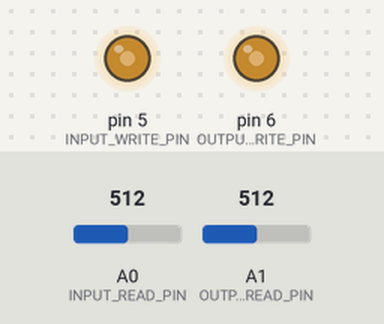
A sketch run on a simulated Arduino Uno, built with avr-gcc and run on an emulated ATmega328P. Parts: output pins drawn as LEDs (lit = HIGH). The inputs (shaded band) are chosen by the test bench; at power-on: A0 (INPUT_READ_PIN) = 512, A1 (OUTPUT_READ_PIN) = 512.

Above: at 1.2 s.
1.3 s: A0 (INPUT_READ_PIN) set to 716
At 2.4 s:
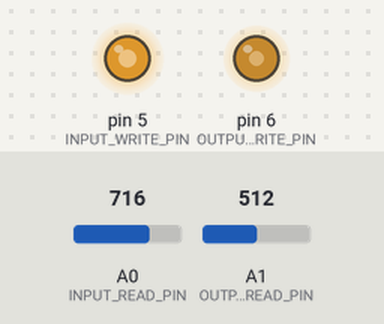
2.8 s: A1 (OUTPUT_READ_PIN) set to 716
At 3.9 s:
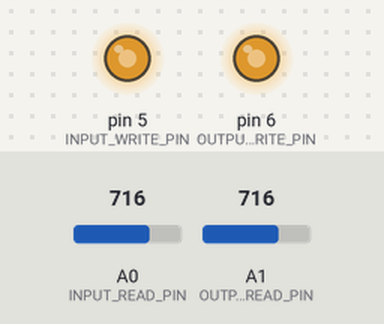
4.3 s: A0 (INPUT_READ_PIN) set to 900
At 5.4 s:
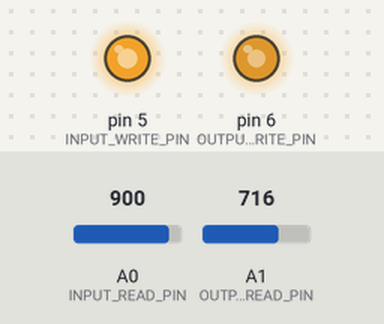
5.8 s: A1 (OUTPUT_READ_PIN) set to 900
At 6.9 s:
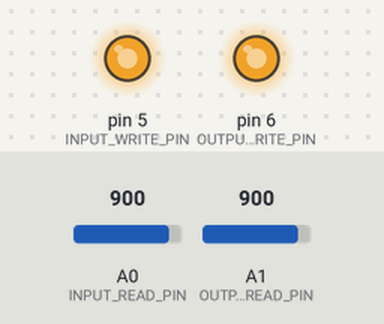
7.3 s: A0 (INPUT_READ_PIN) set to 511
At 8.5 s:
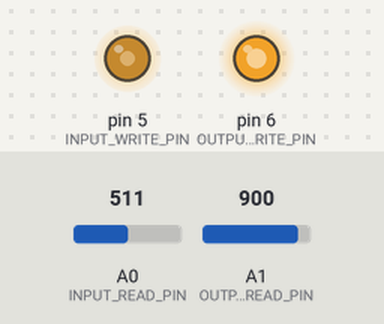
8.8 s: A1 (OUTPUT_READ_PIN) set to 122
At 9.3 s:
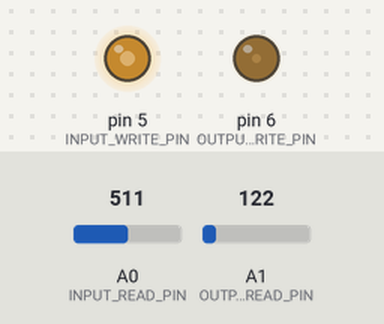
Timing chart, 0 to 11.3 s (numbered marks = the images above; inputs shaded):
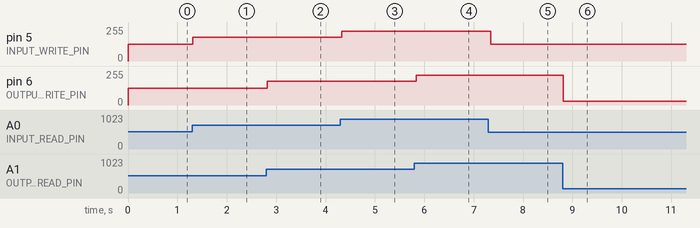

The sketch:

actuator_controller.ino
```cpp
/*
  Electronic Throttle Controller
  BREE504 Instrumentation and Control
  Author: Trevor Stanhope
  Version: 0.5
*/

const int INPUT_READ_PIN = 0;
const int INPUT_WRITE_PIN = 5;
const int OUTPUT_READ_PIN = 1;
const int OUTPUT_WRITE_PIN = 6;

const int BAUD = 9600;
const int INTERVAL = 50;
const int BUFFER_SIZE = 16;

char buffer[BUFFER_SIZE];
int input_read = 0;
int output_read = 0;
int input_write = 0;
int output_write = 0;

void setup() {
  pinMode(INPUT_READ_PIN, INPUT);
  pinMode(OUTPUT_READ_PIN, INPUT);
  pinMode(INPUT_WRITE_PIN, OUTPUT);
  pinMode(OUTPUT_WRITE_PIN, OUTPUT);
  Serial.begin(BAUD);
}

void loop() {
  // Input
  input_read = analogRead(INPUT_READ_PIN);
  input_write = map(input_read, 0, 1023, 0, 255);
  analogWrite(INPUT_WRITE_PIN, input_write);

  // Output
  output_read = analogRead(OUTPUT_READ_PIN);
  output_write = map(output_read, 0, 1023, 0, 255);
  analogWrite(OUTPUT_WRITE_PIN, output_write);
  delay(INTERVAL);
}
```

Measured:
- after the input at 1.3 s, pin 5 (INPUT_WRITE_PIN): 127/255 → 178/255 at once
- after the input at 2.8 s, pin 6 (OUTPUT_WRITE_PIN): 127/255 → 178/255 at once
- after the input at 4.3 s, pin 5 (INPUT_WRITE_PIN): 178/255 → 224/255 at once
- after the input at 5.8 s, pin 6 (OUTPUT_WRITE_PIN): 178/255 → 224/255 at once
- after the input at 7.3 s, pin 5 (INPUT_WRITE_PIN): 224/255 → 127/255 after 0.05 s
- after the input at 8.8 s, pin 6 (OUTPUT_WRITE_PIN): 224/255 → 30/255 at once
